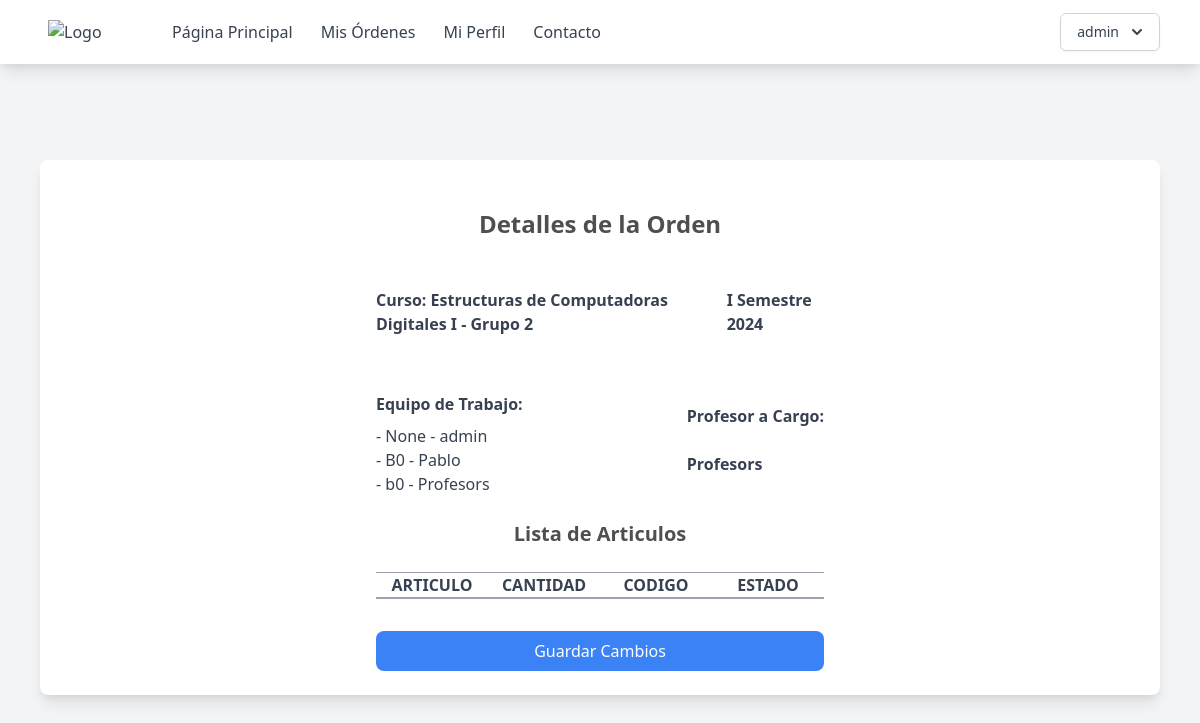
Before: /administrar-ordenes/orden/4 (signed in) with the older database file.
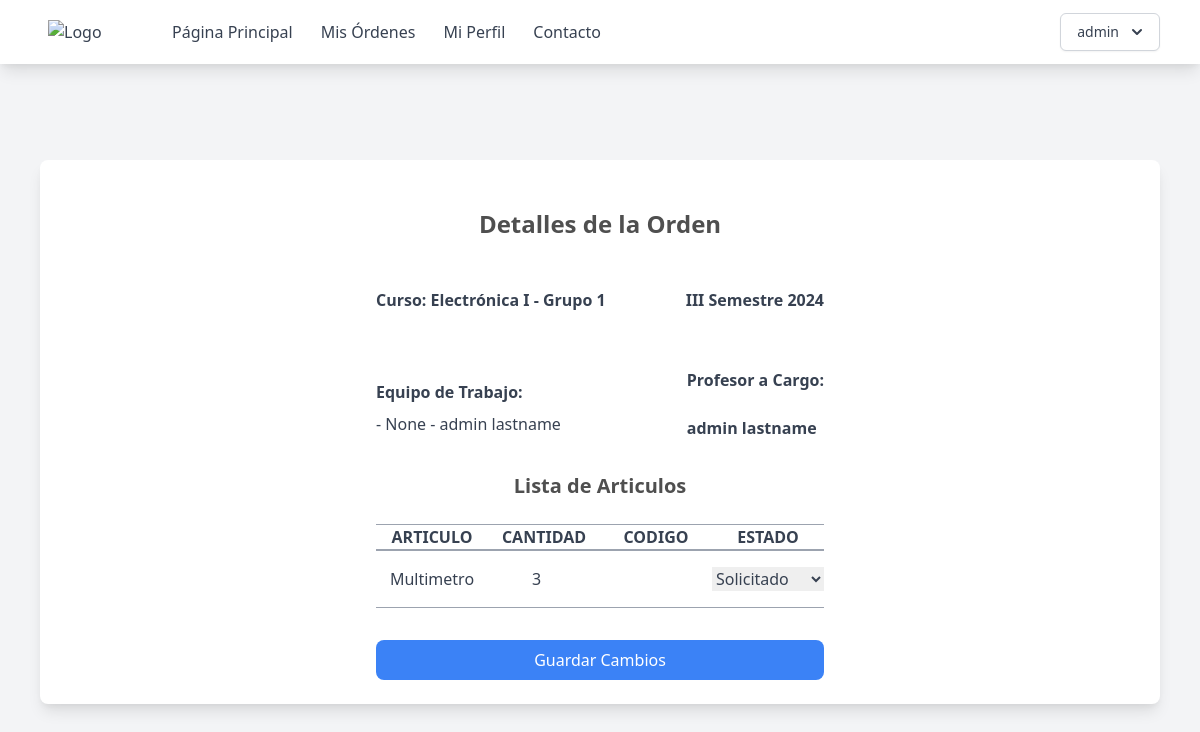
After: the same page with the newer database file.
### supply_room/models.py (models this page shows, shortened)
class Order(models.Model):
    group = models.ForeignKey(
        ClassGroups, related_name="order_group", on_delete=models.CASCADE, verbose_name='Grupo'
    )
    student = models.ManyToManyField(
        Users, related_name="Order_student", through=Users.orders.through, blank=True, verbose_name='Estudiantes'
    )

class ClassGroups(models.Model):
    number = models.PositiveIntegerField(verbose_name='Numero de Curso:')
    year = models.PositiveIntegerField(verbose_name='Año', default=2024)
    term = models.CharField(
        max_length=3, choices=TERM_CHOICES, default="I", verbose_name='Semestre'
    )
    professor = models.ForeignKey(
        Users, related_name="group_professor", on_delete=models.PROTECT, verbose_name='Profesor'
    )
    class_id = models.ForeignKey(Class, on_delete=models.CASCADE, verbose_name='Clase')
    student = models.ManyToManyField(
        Users, related_name="group_student", through=Users.groups.through, blank=True, verbose_name='Estudiantes'
    )
    @property
    def semester(self):
        return f"{self.term} Semestre {str(self.year)}"

class Class(models.Model):
    name = models.CharField(max_length=200)
    code = models.CharField(max_length=200)

class Users(AbstractUser):
    name = models.CharField(max_length=200)
    email = models.EmailField(unique=True)
    role = models.CharField(max_length=200, choices=ROLE_CHOICES, default="student")
    student_id = models.CharField(max_length=200, null=True)
    username = models.CharField(max_length=50, null=True)
    groups = models.ManyToManyField(
        "ClassGroups", related_name="group_student", blank=True
    )
    orders = models.ManyToManyField("Order", related_name="order_student", blank=True)
    objects = CustomUserManager()
    USERNAME_FIELD = "email"
    REQUIRED_FIELDS = ["name", "role"]

class Item(models.Model):
    name = models.CharField(max_length=200)

### supply_room/views.py (the view, shortened to what this page needs)
class AdminOrderDetails(View):
    def get(self, request, *args, **kwargs):
        order = get_object_or_404(Order, pk=kwargs["pk"])
        items = ItemOrder.objects.filter(order=order)
        OrderItemFormSet = modelformset_factory(
            ItemOrder, form=UpdateOrderItemForm, extra=0
        )
        forms = OrderItemFormSet(queryset=ItemOrder.objects.filter(order=order))
        data = [
            {"name": items[i].item.name, "form": forms[i]} for i in range(len(items))
        ]
        return render(
            request,
            "page/administrar-orden.html",
            {"order": order, "forms": forms, "data": data},
        )

### templates/page/administrar-orden.html (shortened to what this page needs)
{% extends "base.html" %} {% block content %}
<div class="max-w-6xl mx-auto px-4 py-8 mt-16">
    <div class="bg-white rounded-lg p-6 shadow-lg backdrop-blur-xl">
        <div class="max-w-md mx-auto space-y-6">
            <h2 class="text-2xl font-bold mb-6 text-center">Detalles de la Orden</h2>
            <div class="flex justify-between items-center  ">
                <div class="block text-gray-700 text-l font-bold mb-2 space-y-4 my-6">Curso: {{ order.group.class_id.name}} - Grupo {{ order.group.number}}</div>
                <div class="block text-gray-700 text-l font-bold mb-2 space-y-4 my-6">{{ order.group.semester}}</div>
            </div>
            <div class="flex justify-between items-center  ">
                <div>
                    <div class="block text-gray-700 text-l font-bold mb-2 space-y-4 my-6">Equipo de Trabajo:</div>
                    <ul>
                        {% for member in order.student.all %}
                        <li  class="text-gray-700"> -   {{ member.student_id }} - {{ member.name }}</li>
                        {% endfor %}
                    </ul>
                </div>
                <div>
                     <div class="block text-gray-700 text-l font-bold mb-2 space-y-4 my-6">Profesor a Cargo:</div>
                     <div class="block text-gray-700 text-l font-bold mb-2 space-y-4 my-6">{{ order.group.professor.name}}</div>
                </div>
            </div>
            <h3 class="text-xl font-bold mb-6 text-center">Lista de Articulos</h3>
            <form method="post" enctype="multipart/form-data">
             <ul class="divide-y divide-gray-400">
                 <div class="flex justify-between items-center">
                        <span class="text-gray-700 w-1/4 text-center font-bold">ARTICULO</span>
                        <span class="text-gray-700 w-1/4 text-center font-bold">CANTIDAD</span>
                        <span class="text-gray-700 w-1/4 text-center font-bold">CODIGO</span>
                        <span class="text-gray-700 w-1/4 text-center font-bold">ESTADO</span>
                 </div>
                 <li></li>
                 {% for data in data %}
                    <li class="py-4">
                        <div class="flex justify-between items-center">
                            <div class="text-gray-700 w-1/4 text-center">{{ data.name }}</div>
                        {% for field in data.form.visible_fields %}
                              <div class="text-gray-700 w-1/4 text-center">{{ field }}</div>
                        {% endfor %}
                         </div>
                     </li>
                 {% endfor %}
                 <li></li>
            </ul>
                 <div class="flex justify-center mt-8">
                      <input type="submit" value="Guardar Cambios" class="py-2 px-4 bg-blue-500 text-white rounded-lg hover:bg-blue-400 focus:outline-none focus:ring-2 focus:ring-blue-300">
                 </div>
            </form>
        </div>
    </div>
</div>
{% endblock %}

### templates/base.html (shortened to what this page needs)
{% load static %}
<!DOCTYPE html>
<html lang="en">
  <head>
    <link href="{% static 'output.css' %}" rel="stylesheet" />
    <link href="https://cdn.jsdelivr.net/npm/tailwindcss@2.2.19/dist/tailwind.min.css" rel="stylesheet">
  </head>
  <body class="bg-gray-100 h-full min-h-screen">
    <nav class="bg-white shadow-lg">
      <div class="max-w-6xl mx-auto px-4">
        <div class="flex justify-between">
          <div class="flex space-x-4">
            <div>
              <a href="{% url 'home' %}" class="flex items-center py-5 px-2 text-gray-700">
                <img src="https://eie.ucr.ac.cr/static/img/logos/EIE_v.png" alt="Logo" class="w-20 mr-2">
              </a>
            </div>
            <div class="hidden md:flex items-center space-x-1">
              <a href="{% url 'home' %}" class="py-5 px-3 text-gray-700 hover:text-gray-900">Página Principal</a>
              <a href="{% url 'mis-ordenes' %}" class="py-5 px-3 text-gray-700 hover:text-gray-900">Mis Órdenes</a>
              <a href="{% url 'perfil' %}" class="py-5 px-3 text-gray-700 hover:text-gray-900">Mi Perfil</a>
              <a href="#" class="py-5 px-3 text-gray-700 hover:text-gray-900">Contacto</a>
            </div>
          </div>
          {% if user.is_authenticated %}
          <div class="hidden md:flex items-center space-x-1">
            <div class="relative inline-block text-left">
              <div>
                <button type="button" class="inline-flex justify-center w-full rounded-md border border-gray-300 shadow-sm px-4 py-2 bg-white text-sm font-medium text-gray-700 hover:bg-gray-50 focus:outline-none" id="menu-button" aria-expanded="true" aria-haspopup="true">
                  {{ user.username }}
                  <svg class="-mr-1 ml-2 h-5 w-5" xmlns="http://www.w3.org/2000/svg" viewBox="0 0 20 20" fill="currentColor" aria-hidden="true">
                    <path fill-rule="evenodd" d="M5.293 7.293a1 1 0 011.414 0L10 10.586l3.293-3.293a1 1 0 111.414 1.414l-4 4a1 1 0 01-1.414 0l-4-4a1 1 0 010-1.414z" clip-rule="evenodd" />
                  </svg>
                </button>
              </div>
            </div>
          </div>
          {% endif %}
        </div>
      </div>
    </nav>
    {% if user.is_authenticated %}
    <div class="pb-12 ">{% block content %} {% endblock %}</div>
    {% else %}
    <p>You are not logged in</p>
    <a href="{% url 'login' %}">Log In</a>
    {% endif %}
  </body>
</html>

Changed rows visible on the page:
removed Users: student_id "B0", name "Pablo"
removed Users: student_id "b0", name "Profesors"
changed Users "None": name "admin" → "admin lastname"
changed Order: group.class_id.name "Estructuras de Computadoras Digitales I" → "Electrónica I"; group.number "2" → "1"; group.semester "I Semestre 2024" → "III Semestre 2024"; group.professor.name "Profesors" → "admin lastname"
added Item: name "Multimetro"
Other visible differences:
new list line: "3  Solicitado"
